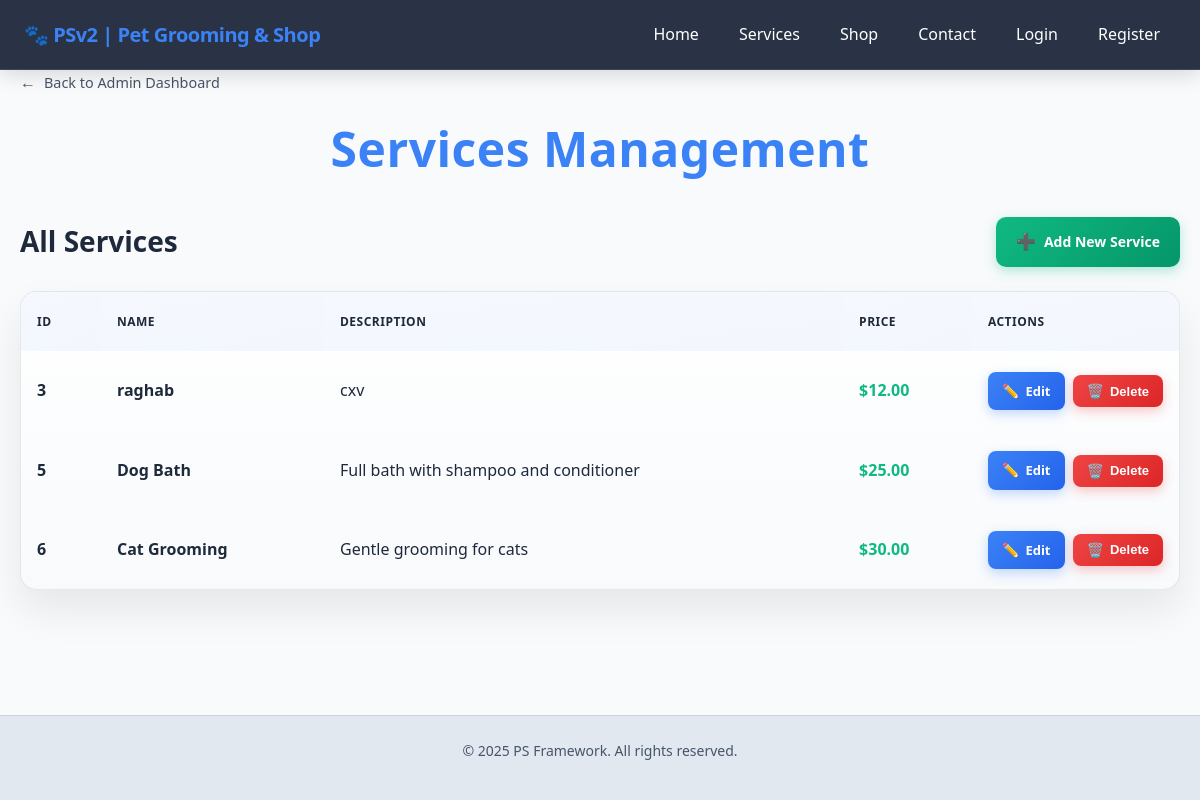
Page /admin/services/ on the earlier database version.
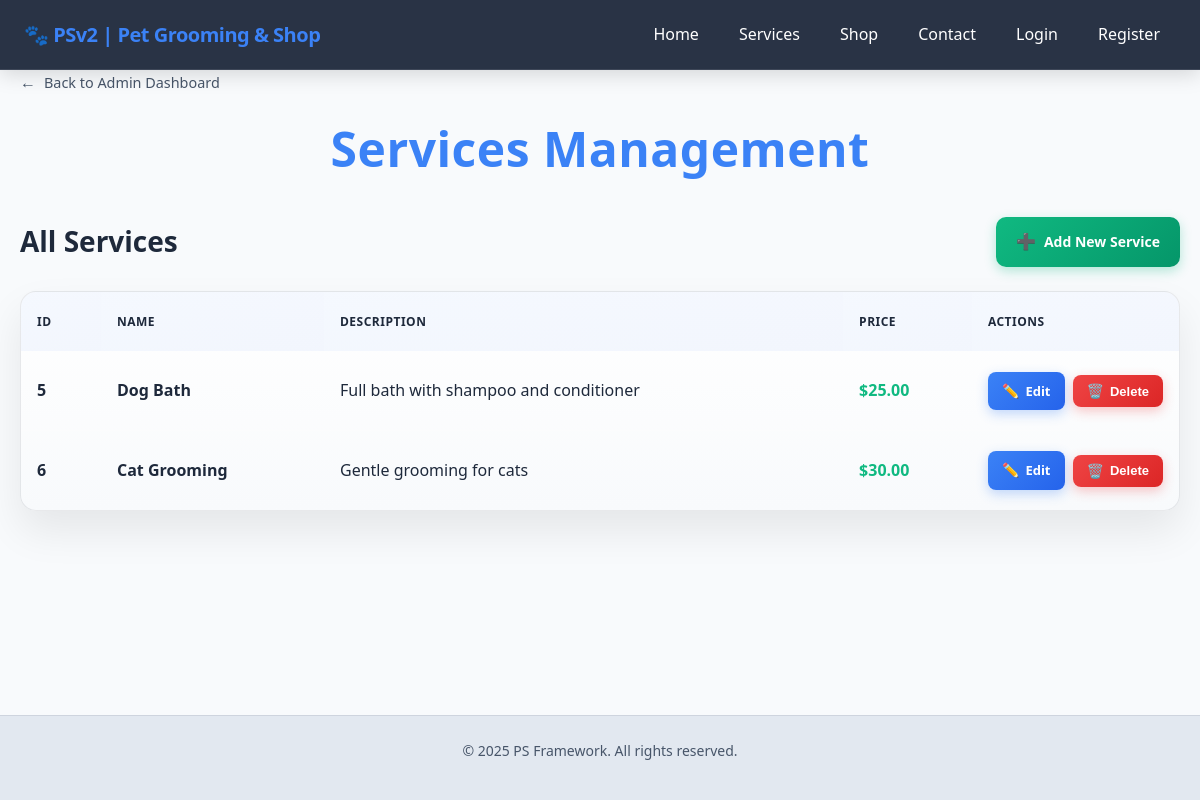
Same page on the later database version.
### app/models.py (models this page shows, shortened)
class Service(db.Model):
    id = db.Column(db.Integer, primary_key=True)
    name = db.Column(db.String(100), nullable=False)
    description = db.Column(db.Text)
    price = db.Column(db.Float)

### app/routes/admin/services.py (the view)
@admin_services_bp.route('/')
def services_management():
    services = Service.query.all()
    return render_template('admin/services_management.html', services=services)

### app/templates/admin/services_management.html (shortened to what this page needs)
{% extends "base.html" %}
{% block extra_css %}
<link rel="stylesheet" href="{{ url_for('static', filename='css/admin.css') }}">
{% endblock %}
{% block content %}
<a href="/admin" class="back-link">Back to Admin Dashboard</a>
<div class="page-header">
    <h1 class="page-title">Services Management</h1>
</div>
<section class="services-section">
    <div class="section-header">
        <h2 class="section-title">All Services</h2>
        <a href="/admin/services/new" class="btn-add-new">Add New Service</a>
    </div>
    {% if services %}
        <div class="services-table">
            <table>
                <thead>
                    <tr>
                        <th class="id-col">ID</th>
                        <th>Name</th>
                        <th>Description</th>
                        <th>Price</th>
                        <th class="actions-col">Actions</th>
                    </tr>
                </thead>
                <tbody>
                    {% for service in services %}
                    <tr>
                        <td class="id-col">{{ service.id }}</td>
                        <td class="name-col">{{ service.name }}</td>
                        <td>
                            {% if service.description %}
                                {{ service.description }}
                            {% else %}
                                <em style="color: var(--muted);">No description</em>
                            {% endif %}
                        </td>
                        <td class="price">
                            {% if service.price %}
                                ${{ "%.2f"|format(service.price) }}
                            {% else %}
                                <em style="color: var(--muted);">Contact for pricing</em>
                            {% endif %}
                        </td>
                        <td class="actions-col">
                            <div class="actions-container">
                                <a href="/admin/services/edit/{{ service.id }}" class="action-btn edit">Edit</a>
                                <form class="actions-form" method="POST" action="/admin/services/delete/{{ service.id }}">
                                    <button type="submit" class="action-btn delete" onclick="return confirm('Are you sure you want to delete this service? This action cannot be undone.');">Delete</button>
                                </form>
                            </div>
                        </td>
                    </tr>
                    {% endfor %}
                </tbody>
            </table>
        </div>
    {% endif %}
</section>
{% endblock %}

### app/templates/base.html (shortened to what this page needs)
<!DOCTYPE html>
<html lang="en">
<head>
    <link rel="stylesheet" href="{{ url_for('static', filename='css/base.css') }}">
    <link rel="stylesheet" href="{{ url_for('static', filename='css/navbar.css') }}">
    <link rel="stylesheet" href="{{ url_for('static', filename='css/theme.css') }}">
    {% block extra_css %}{% endblock %}
</head>
<body>
    <nav class="navbar">
        <div class="nav-brand">
            <a href="/">🐾 PSv2 | Pet Grooming & Shop</a>
        </div>
        <ul class="nav-links" id="navLinks">
            <li><a href="/" class="{% if request.path == '/' %}active{% endif %}">Home</a></li>
            <li><a href="/services" class="{% if request.path == '/services' %}active{% endif %}">Services</a></li>
            <li><a href="{{ url_for('shop_bp.shop') }}" class="{% if request.path == url_for('shop_bp.shop') %}active{% endif %}">Shop</a></li>
            <li><a href="{{ url_for('contact_bp.contact') }}" class="{% if request.path == url_for('contact_bp.contact') %}active{% endif %}">Contact</a></li>
            {% if current_user.is_authenticated %}
                <li><span class="nav-greeting">Hi, {{ current_user.username }}</span></li>
                {% if current_user.role == 'admin' %}
                    <li><a href="{{ url_for('admin.dashboard') }}" class="admin-link">Admin</a></li>
                {% endif %}
                <li><a href="{{ url_for('auth_bp.logout') }}" class="logout-link">Logout</a></li>
            {% else %}
                <li><a href="{{ url_for('auth_bp.login') }}" class="{% if request.path == url_for('auth_bp.login') %}active{% endif %}">Login</a></li>
                <li><a href="{{ url_for('auth_bp.register') }}" class="{% if request.path == url_for('auth_bp.register') %}active{% endif %}">Register</a></li>
            {% endif %}
        </ul>
    </nav>
    <main class="main">
        <div class="container">
            <div class="page-content">
                {% block content %}{% endblock %}
            </div>
        </div>
    </main>
    <footer class="footer">
        <div class="footer-content">
            <p>&copy; 2025 PS Framework. All rights reserved.</p>
        </div>
    </footer>
</body>
</html>

### app/static/css/base.css (style rules this page uses)
* { margin: 0; padding: 0; box-sizing: border-box; }
:root { --bg-primary: #0f172a; --bg-secondary: #1e293b; --text-primary: #f1f5f9; --text-secondary: #cbd5e1; --accent: #93c5fd; --accent-hover: #60a5fa; --border: rgba(241, 245, 249, 0.1); --shadow: rgba(0, 0, 0, 0.25); --blur-bg: rgba(30, 41, 59, 0.9); --navbar-bg: rgba(30, 41, 59, 0.95); --brand-primary: #3b82f6; --brand-secondary: #1e40af; --brand-accent: #60a5fa; }
html { scroll-behavior: smooth; }
body { font-family: 'Segoe UI', Tahoma, Geneva, Verdana, sans-serif; background: var(--bg-primary); color: var(--text-primary); line-height: 1.6; min-height: 100vh; display: flex; flex-direction: column; }
h1, h2, h3, h4, h5, h6 { font-weight: 600; line-height: 1.2; margin-bottom: 0.5em; }
p { margin-bottom: 1em; }
a { color: var(--accent); text-decoration: none; transition: color 0.3s ease; }
.container { max-width: 1200px; margin: 0 auto; padding: 0 20px; }
.page-content { animation: fadeIn 0.6s ease-out; }
.footer { background: var(--bg-secondary); border-top: 1px solid var(--border); padding: 24px; text-align: center; margin-top: auto; }
.footer-content { max-width: 1200px; margin: 0 auto; color: var(--text-secondary); font-size: 14px; }
@media (prefers-color-scheme: light) { :root { --bg-primary: #f8fafc; --bg-secondary: #e2e8f0; --text-primary: #1e293b; --text-secondary: #475569; --accent: #3b82f6; --accent-hover: #2563eb; --border: rgba(30, 41, 59, 0.1); --shadow: rgba(0, 0, 0, 0.1); --blur-bg: rgba(248, 250, 252, 0.8); } }

### app/static/css/navbar.css (style rules this page uses)
.navbar { position: fixed; top: 0; left: 0; right: 0; z-index: 1000; background: rgba(30, 41, 59, 0.95); backdrop-filter: blur(12px); border-bottom: 1px solid rgba(241, 245, 249, 0.1); box-shadow: 0 4px 20px rgba(0, 0, 0, 0.15); padding: 0 24px; height: 70px; display: flex; align-items: center; justify-content: space-between; transition: all 0.3s ease-in-out; }
.nav-brand { font-size: 20px; font-weight: 700; color: #ffffff; text-decoration: none; letter-spacing: -0.025em; transition: color 0.3s ease; display: flex; align-items: center; gap: 8px; }
.nav-links { display: flex; list-style: none; gap: 8px; margin: 0; padding: 0; }
.nav-links li { position: relative; }
.nav-links a { display: block; padding: 10px 16px; text-decoration: none; color: #ffffff; font-weight: 500; border-radius: 8px; transition: all 0.25s ease; position: relative; overflow: hidden; }
.main { padding-top: 70px; transition: padding-top 0.3s ease-in-out; }

### app/static/css/admin.css (style rules this page uses)
.back-link { display: inline-flex; align-items: center; text-decoration: none; color: var(--text-secondary); margin-bottom: 1.5rem; transition: all 0.3s ease; font-weight: 500; font-size: 0.9rem; }
.back-link::before { content: "← "; margin-right: 8px; font-size: 16px; }

Differences in the rows shown:
removed Service: id "3", name "raghab", description "cxv", price "12.00"
